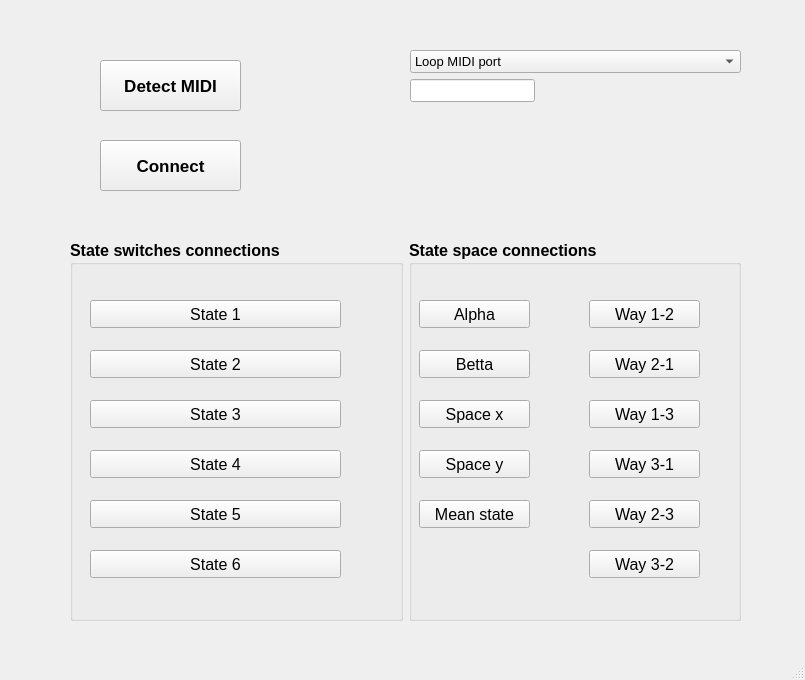
<?xml version="1.0" encoding="UTF-8"?>
<ui version="4.0">
 <class>SettingWindow</class>
 <widget class="QMainWindow" name="SettingWindow">
  <property name="geometry">
   <rect>
    <x>0</x>
    <y>0</y>
    <width>805</width>
    <height>680</height>
   </rect>
  </property>
  <property name="windowTitle">
   <string>MIDI Settings</string>
  </property>
  <widget class="QWidget" name="centralwidget">
   <widget class="QPushButton" name="detectMIDIButton">
    <property name="geometry">
     <rect>
      <x>100</x>
      <y>60</y>
      <width>141</width>
      <height>51</height>
     </rect>
    </property>
    <property name="font">
     <font>
      <family>Arial</family>
      <pointsize>13</pointsize>
      <weight>75</weight>
      <bold>true</bold>
     </font>
    </property>
    <property name="text">
     <string>Detect MIDI</string>
    </property>
   </widget>
   <widget class="QPushButton" name="connectButton">
    <property name="geometry">
     <rect>
      <x>100</x>
      <y>140</y>
      <width>141</width>
      <height>51</height>
     </rect>
    </property>
    <property name="font">
     <font>
      <family>Arial</family>
      <pointsize>13</pointsize>
      <weight>75</weight>
      <bold>true</bold>
     </font>
    </property>
    <property name="text">
     <string>Connect</string>
    </property>
   </widget>
   <widget class="QWidget" name="horizontalLayoutWidget">
    <property name="geometry">
     <rect>
      <x>70</x>
      <y>240</y>
      <width>671</width>
      <height>381</height>
     </rect>
    </property>
    <layout class="QHBoxLayout" name="horizontalLayout">
     <item>
      <widget class="QGroupBox" name="groupBox">
       <property name="font">
        <font>
         <family>Arial</family>
         <pointsize>12</pointsize>
         <weight>75</weight>
         <bold>true</bold>
        </font>
       </property>
       <property name="title">
        <string>State switches connections</string>
       </property>
       <widget class="QPushButton" name="stateButton_1">
        <property name="geometry">
         <rect>
          <x>20</x>
          <y>60</y>
          <width>251</width>
          <height>28</height>
         </rect>
        </property>
        <property name="font">
         <font>
          <family>Arial</family>
          <pointsize>12</pointsize>
          <weight>50</weight>
          <bold>false</bold>
         </font>
        </property>
        <property name="text">
         <string>State 1</string>
        </property>
       </widget>
       <widget class="QPushButton" name="stateButton_2">
        <property name="geometry">
         <rect>
          <x>20</x>
          <y>110</y>
          <width>251</width>
          <height>28</height>
         </rect>
        </property>
        <property name="font">
         <font>
          <family>Arial</family>
          <pointsize>12</pointsize>
          <weight>50</weight>
          <bold>false</bold>
         </font>
        </property>
        <property name="text">
         <string>State 2</string>
        </property>
       </widget>
       <widget class="QPushButton" name="stateButton_3">
        <property name="geometry">
         <rect>
          <x>20</x>
          <y>160</y>
          <width>251</width>
          <height>28</height>
         </rect>
        </property>
        <property name="font">
         <font>
          <family>Arial</family>
          <pointsize>12</pointsize>
          <weight>50</weight>
          <bold>false</bold>
         </font>
        </property>
        <property name="text">
         <string>State 3</string>
        </property>
       </widget>
       <widget class="QPushButton" name="stateButton_4">
        <property name="geometry">
         <rect>
          <x>20</x>
          <y>210</y>
          <width>251</width>
          <height>28</height>
         </rect>
        </property>
        <property name="font">
         <font>
          <family>Arial</family>
          <pointsize>12</pointsize>
          <weight>50</weight>
          <bold>false</bold>
         </font>
        </property>
        <property name="text">
         <string>State 4</string>
        </property>
       </widget>
       <widget class="QPushButton" name="stateButton_5">
        <property name="geometry">
         <rect>
          <x>20</x>
          <y>260</y>
          <width>251</width>
          <height>28</height>
         </rect>
        </property>
        <property name="font">
         <font>
          <family>Arial</family>
          <pointsize>12</pointsize>
          <weight>50</weight>
          <bold>false</bold>
         </font>
        </property>
        <property name="text">
         <string>State 5</string>
        </property>
       </widget>
       <widget class="QPushButton" name="stateButton_6">
        <property name="geometry">
         <rect>
          <x>20</x>
          <y>310</y>
          <width>251</width>
          <height>28</height>
         </rect>
        </property>
        <property name="font">
         <font>
          <family>Arial</family>
          <pointsize>12</pointsize>
          <weight>50</weight>
          <bold>false</bold>
         </font>
        </property>
        <property name="text">
         <string>State 6</string>
        </property>
       </widget>
      </widget>
     </item>
     <item>
      <widget class="QGroupBox" name="groupBox_2">
       <property name="font">
        <font>
         <family>Arial</family>
         <pointsize>12</pointsize>
         <weight>75</weight>
         <bold>true</bold>
        </font>
       </property>
       <property name="title">
        <string>State space connections</string>
       </property>
       <widget class="QPushButton" name="alphaButton">
        <property name="geometry">
         <rect>
          <x>10</x>
          <y>60</y>
          <width>111</width>
          <height>28</height>
         </rect>
        </property>
        <property name="font">
         <font>
          <weight>50</weight>
          <bold>false</bold>
         </font>
        </property>
        <property name="text">
         <string>Alpha</string>
        </property>
       </widget>
       <widget class="QPushButton" name="bettaButton">
        <property name="geometry">
         <rect>
          <x>10</x>
          <y>110</y>
          <width>111</width>
          <height>28</height>
         </rect>
        </property>
        <property name="font">
         <font>
          <weight>50</weight>
          <bold>false</bold>
         </font>
        </property>
        <property name="text">
         <string>Betta</string>
        </property>
       </widget>
       <widget class="QPushButton" name="spaceXButton">
        <property name="geometry">
         <rect>
          <x>10</x>
          <y>160</y>
          <width>111</width>
          <height>28</height>
         </rect>
        </property>
        <property name="font">
         <font>
          <weight>50</weight>
          <bold>false</bold>
         </font>
        </property>
        <property name="text">
         <string>Space x</string>
        </property>
       </widget>
       <widget class="QPushButton" name="spaceYButton">
        <property name="geometry">
         <rect>
          <x>10</x>
          <y>210</y>
          <width>111</width>
          <height>28</height>
         </rect>
        </property>
        <property name="font">
         <font>
          <weight>50</weight>
          <bold>false</bold>
         </font>
        </property>
        <property name="text">
         <string>Space y</string>
        </property>
       </widget>
       <widget class="QPushButton" name="meanStateButton">
        <property name="geometry">
         <rect>
          <x>10</x>
          <y>260</y>
          <width>111</width>
          <height>28</height>
         </rect>
        </property>
        <property name="font">
         <font>
          <weight>50</weight>
          <bold>false</bold>
         </font>
        </property>
        <property name="text">
         <string>Mean state</string>
        </property>
       </widget>
       <widget class="QPushButton" name="buttonWay_1_2">
        <property name="geometry">
         <rect>
          <x>180</x>
          <y>60</y>
          <width>111</width>
          <height>28</height>
         </rect>
        </property>
        <property name="font">
         <font>
          <weight>50</weight>
          <bold>false</bold>
         </font>
        </property>
        <property name="text">
         <string>Way 1-2</string>
        </property>
       </widget>
       <widget class="QPushButton" name="buttonWay_2_1">
        <property name="geometry">
         <rect>
          <x>180</x>
          <y>110</y>
          <width>111</width>
          <height>28</height>
         </rect>
        </property>
        <property name="font">
         <font>
          <weight>50</weight>
          <bold>false</bold>
         </font>
        </property>
        <property name="text">
         <string>Way 2-1</string>
        </property>
       </widget>
       <widget class="QPushButton" name="buttonWay_1_3">
        <property name="geometry">
         <rect>
          <x>180</x>
          <y>160</y>
          <width>111</width>
          <height>28</height>
         </rect>
        </property>
        <property name="font">
         <font>
          <weight>50</weight>
          <bold>false</bold>
         </font>
        </property>
        <property name="text">
         <string>Way 1-3</string>
        </property>
       </widget>
       <widget class="QPushButton" name="buttonWay_3_1">
        <property name="geometry">
         <rect>
          <x>180</x>
          <y>210</y>
          <width>111</width>
          <height>28</height>
         </rect>
        </property>
        <property name="font">
         <font>
          <weight>50</weight>
          <bold>false</bold>
         </font>
        </property>
        <property name="text">
         <string>Way 3-1</string>
        </property>
       </widget>
       <widget class="QPushButton" name="buttonWay_2_3">
        <property name="geometry">
         <rect>
          <x>180</x>
          <y>260</y>
          <width>111</width>
          <height>28</height>
         </rect>
        </property>
        <property name="font">
         <font>
          <weight>50</weight>
          <bold>false</bold>
         </font>
        </property>
        <property name="text">
         <string>Way 2-3</string>
        </property>
       </widget>
       <widget class="QPushButton" name="buttonWay_3_2">
        <property name="geometry">
         <rect>
          <x>180</x>
          <y>310</y>
          <width>111</width>
          <height>28</height>
         </rect>
        </property>
        <property name="font">
         <font>
          <weight>50</weight>
          <bold>false</bold>
         </font>
        </property>
        <property name="text">
         <string>Way 3-2</string>
        </property>
       </widget>
      </widget>
     </item>
    </layout>
   </widget>
   <widget class="QWidget" name="formLayoutWidget">
    <property name="geometry">
     <rect>
      <x>410</x>
      <y>50</y>
      <width>331</width>
      <height>181</height>
     </rect>
    </property>
    <layout class="QFormLayout" name="formLayout">
     <item row="0" column="0" colspan="2">
      <widget class="QComboBox" name="devicesComboBox">
       <property name="font">
        <font>
         <family>Arial</family>
         <pointsize>10</pointsize>
         <weight>50</weight>
         <bold>false</bold>
        </font>
       </property>
       <item>
        <property name="text">
         <string>Loop MIDI port</string>
        </property>
       </item>
       <item>
        <property name="text">
         <string>Microsoft MIDI</string>
        </property>
       </item>
      </widget>
     </item>
     <item row="1" column="0">
      <widget class="QLineEdit" name="lineEdit">
       <property name="font">
        <font>
         <family>Arial</family>
         <pointsize>10</pointsize>
        </font>
       </property>
       <property name="text">
        <string/>
       </property>
      </widget>
     </item>
    </layout>
   </widget>
  </widget>
  <widget class="QStatusBar" name="statusbar"/>
 </widget>
 <resources/>
 <connections/>
</ui>
